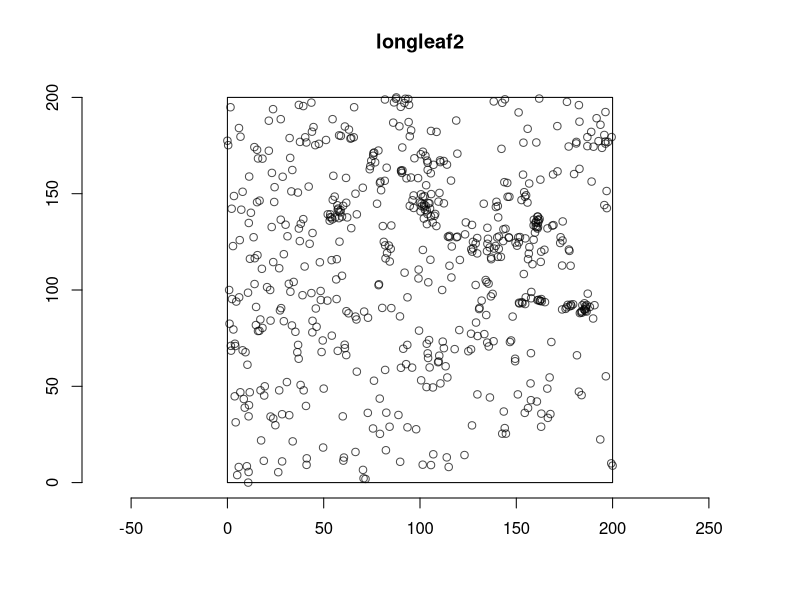
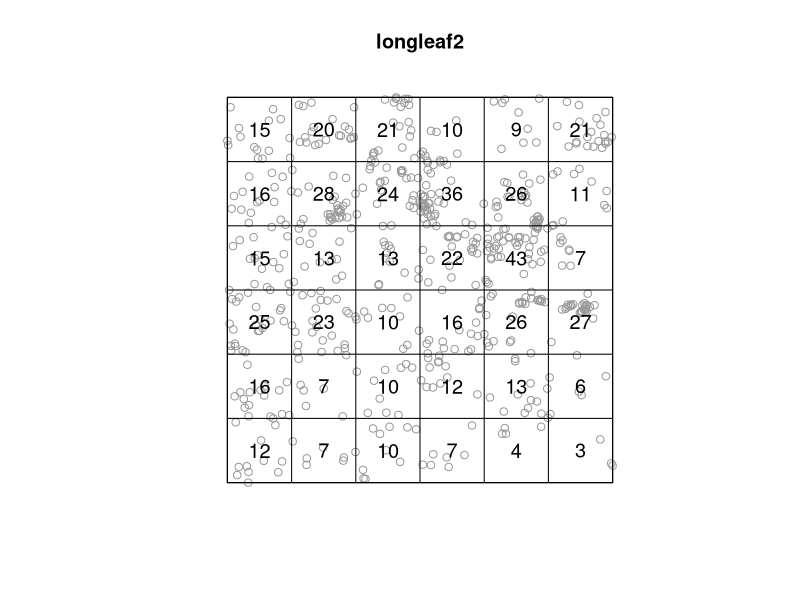

Write R code to recreate these figures, in order.
## ---- chunk 1
library(spatstat)
(longleaf2 <- unmark(longleaf))
## ---- chunk 2
plot(longleaf2)
axis(1)
axis(2)
## ---- chunk 3
qc <- quadratcount(longleaf2, nx = 6, ny = 6)
qc
## ---- chunk 4
plot(longleaf2, cols = "grey60")
plot(qc, add = TRUE, cex = 1.2)
## ---- chunk 5
quadrat.test(qc)
## ---- chunk 6
quadrat.test(qc, alternative = "clustered")
## ---- chunk 7
quadrat.test(qc, alternative = "regular")
